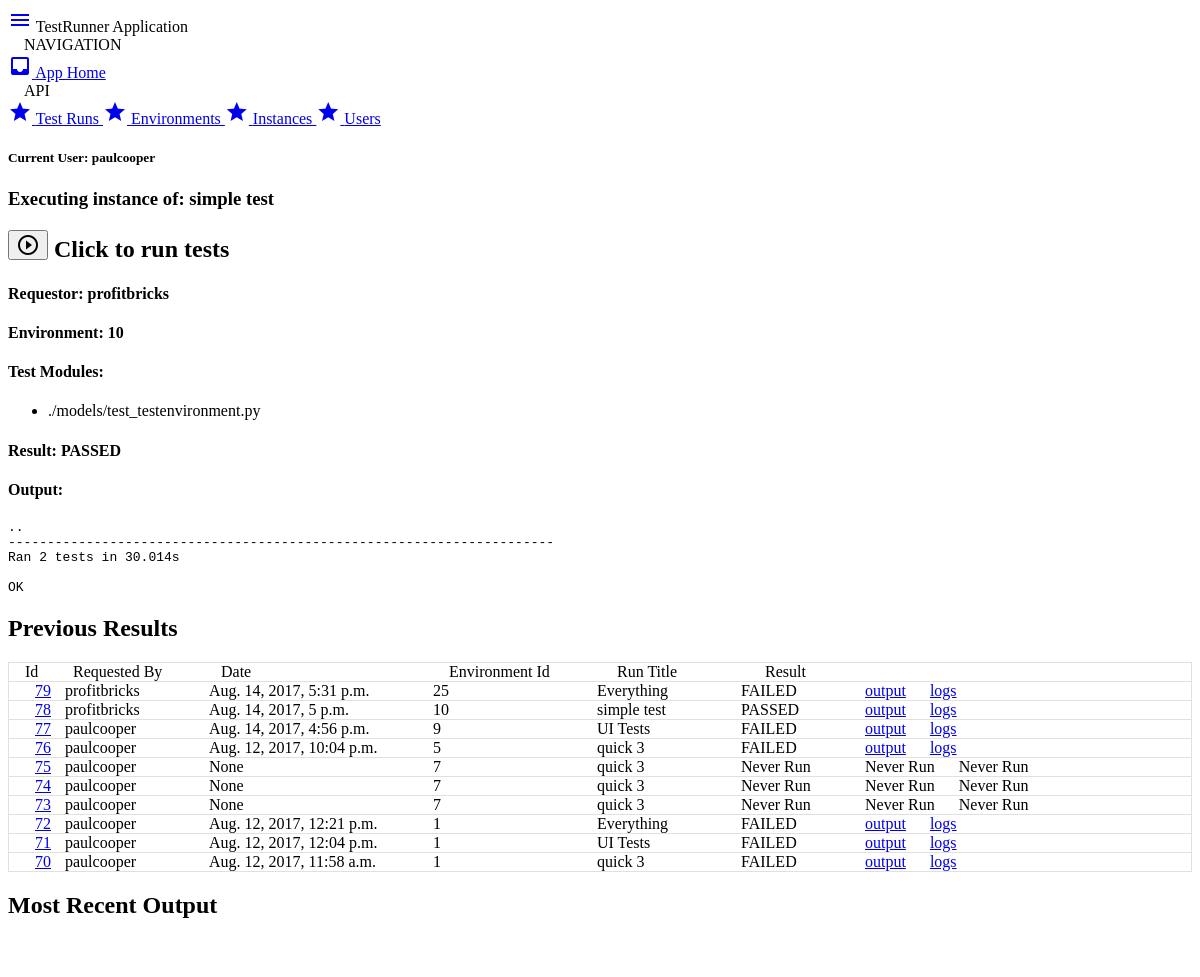
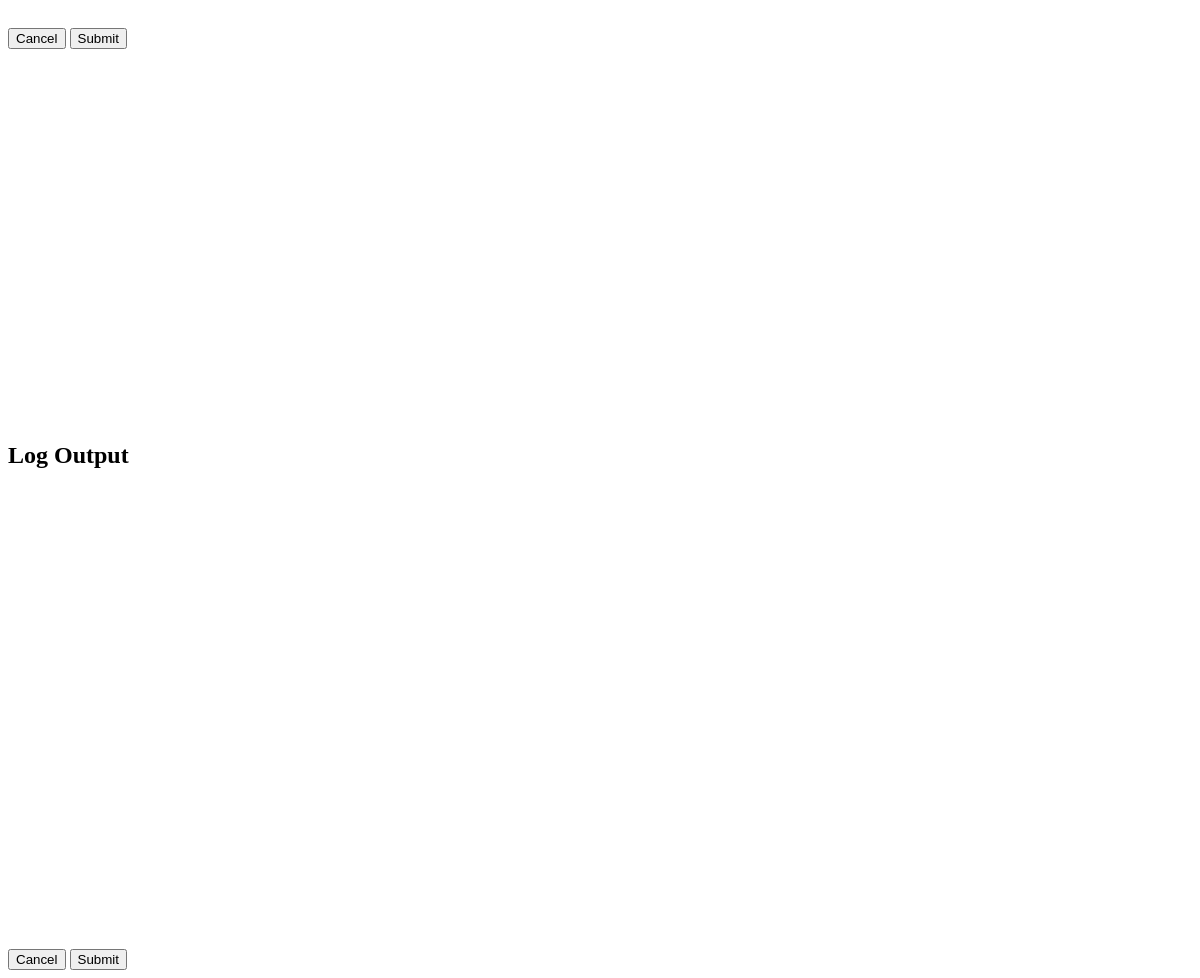
The app's page /run/78/ (signed in) with its own data (2 pictures, top to bottom).
### testrunner/models.py (models this page shows, shortened)
class TestRunInstance(models.Model):
    requested_by = models.ForeignKey('auth.User', blank=True, null=True)
    testrun = models.ForeignKey(TestRun)
    status = models.CharField(  choices=STATUS_CHOICES,
                                default="stopped",
                                max_length=20 )
    interface = models.CharField( choices=INTERFACE_CHOICES,
                                  default='ssh',
                                  max_length=20 )
    environment = models.ForeignKey(TestEnvironment)
    result = models.CharField(  choices=RESULT_CHOICES,
                                max_length=20,
                                null=True )
    output = models.CharField(max_length=65000, null=True)
    executed_on = models.DateTimeField(null=True)
    created_on = models.DateTimeField(default=datetime.now)
    class Meta:
        app_label = "testrunner"
        ordering = ('-created_on', 'executed_on')

class TestRun(models.Model):
    class Meta:
        app_label = "testrunner"
    name = models.CharField(max_length=100)
    description = models.CharField(max_length=200, null=True)
    modules = models.ManyToManyField(TestModule, blank=False)
    """
    The below attributes should only be set by the system after a child
    TestRunInstance completes
    """
    last_run = models.DateTimeField(null=True)
    last_result = models.CharField( choices=RESULT_CHOICES,
                                    max_length=20,
                                    null=True )
    created_by = models.ForeignKey( 'auth.User',
                                    related_name='testruns',
                                    on_delete=models.CASCADE,
                                    null=False )
    created_on = models.DateTimeField(default=datetime.now)

class TestEnvironment(models.Model):
    host = models.CharField(max_length=100, default='localhost')
    state = models.CharField(   choices=STATE_CHOICES,
                                max_length=20,
                                default='idle')
    class Meta:
        app_label = "testrunner"

class TestModule(models.Model):
    class Meta:
        app_label = "testrunner"
    path = models.CharField(max_length=100, unique=True)
    last_result = models.CharField(  choices=RESULT_CHOICES,
                                     max_length=20,
                                     null=True )

### testrunner/views.py (the view, shortened to what this page needs)
# urls.py: url(r'^run/(?P<pk>[0-9]+)/$', views.display_testruni, name="display-instance"),
@login_required
def display_testruni(request, pk):
    context = {}
    template = 'testrunner/display_testruni.html'
    testrun_instance = TestRunInstance.objects.filter(id=pk)[0]
    modules = testrun_instance.testrun.modules.all()
    testruns = TestRunInstance.objects.all()
    context.update({
        'testrun_current': testrun_instance,
        'modules': modules,
        'testruns': testruns,
    })
    return render(request, template, context)

### testrunner/templates/testrunner/display_testruni.html
{% extends "base.html" %}
{% load widget_tweaks %}
{% block pagetitle %}
TestRunner Application
{% endblock %}
{% block testrun %}
{% if testrun_current %}
  {% include "testrunner/run_instance.html" with testrun_current=testrun_current modules=modules %}
{% endif %}
{% endblock %}
{% block display %}
{% include "testrunner/previous.html" with testruns=testruns %}
{% endblock %}

### testrunner/templates/base.html (shortened to what this page needs)
{% load static %}
<!DOCTYPE html>
<html class="mdc-typography">
  <head>
    <link
      rel="stylesheet"
      href="https://unpkg.com/material-components-web@latest/dist/material-components-web.min.css">
  </head>
  <body>
    <header class="mdc-toolbar mdc-toolbar--fixed">
      <div class="mdc-toolbar__row">
        <section class="mdc-toolbar__section mdc-toolbar__section--align-start">
          <span class="menu-show">
            <a href="#" class="mdc-toolbar__icon--menu mdc-ripple-surface"
              aria-label="Click to show the navigation menu"
              aria-controls="testrunner-nav-menu"
              data-mdc-auto-init="MDCRipple"
              data-mdc-ripple-is-unbounded>
              <i class="material-icons">menu</i></a>
          </span>
          <span class="mdc-toolbar__title">
            {% block pagetitle %}{% endblock %}</span>
        </section>
      </div>
    </header>
    <aside class="mdc-temporary-drawer mdc-typography">
      <nav class="mdc-temporary-drawer__drawer">
        <header class="mdc-temporary-drawer__header">
          <div class="mdc-temporary-drawer__header-content">
            Navigation
          </div>
        </header>
        <nav class="mdc-temporary-drawer__content mdc-list">
          <a class="mdc-list-item mdc-temporary-drawer--selected" href="/">
            <i class="material-icons mdc-list-item__start-detail" aria-hidden="true">inbox</i>
            App Home
          </a>
        </nav>
        <header class="mdc-temporary-drawer__header">
          <div class="mdc-temporary-drawer__header-content">
            API
          </div>
        </header>
        <nav class="mdc-temporary-drawer__content mdc-list">
          <a class="mdc-list-item" href="{% url 'api-testruns' %}">
            <i class="material-icons mdc-list-item__start-detail" aria-hidden="true">star</i>
            Test Runs
          </a>
          <a class="mdc-list-item" href="{% url 'api-envs' %}">
            <i class="material-icons mdc-list-item__start-detail" aria-hidden="true">star</i>
            Environments
          </a>
          <a class="mdc-list-item" href="{% url 'api-instances' %}">
            <i class="material-icons mdc-list-item__start-detail" aria-hidden="true">star</i>
            Instances
          </a>
          <a class="mdc-list-item" href="{% url 'api-users' %}">
            <i class="material-icons mdc-list-item__start-detail" aria-hidden="true">star</i>
            Users
          </a>
        </nav>
      </nav>
    </aside>
    <main class="mdc-toolbar-fixed-adjust">
      <section class="tr-section__user">
        <h5>Current User: {{ user }}</h5>
      </section>
      <div class="mdc-card tr-form-card">
        <section class="mdc-card__primary">
          {% block testrun %}
          {% endblock %}
        </section>
      </div>
      <div class="mdc-card">
        <section class="mdc-card__primary">
          {% block display %}
          {% endblock %}
        </section>
      </div>
    </main>
    {% load static %}
  </body>
</html>

### testrunner/templates/testrunner/run_instance.html (shortened to what this page needs)
<section id="test-execution-section">
  <h3 class="mdc-typography--headline">
    Executing instance of: {{ testrun_current.testrun.name }}
  </h3>
  <h2 class="mdc-typography--title">
    <button class="mdc-fab mdc-fab--mini mdc-fab--plain material-icons" aria-label="Execute" data-mdc-auto-init="MDCRipple" id="test-exec-start">
      <span class="mdc-fab__icon">
      </span>
    </button>
    <span class="mdc-typography--caption">
      Click to run tests
    </span>
  </h2>
  <h4 class="mdc-typography--subheading1">Requestor:
    <span>{{ testrun_current.requested_by.username }}</span>
  </h4>
  <h4 class="mdc-typography--subheading1">Environment:
    <span id="env_id">{{ testrun_current.environment.id }}</span>
  </h4>
  <h4 class="mdc-typography--subheading1">Test Modules:</h4>
  <ul class="mdc-list mdc-list--dense" style="max-width:400px">
    {% for mod in modules %}
    <li class="mdc-list-item" id="test-module--{{mod.id}}">
      {{ mod.path }}
    </li>
    {% endfor %}
  </ul>
  {% if testrun_current.result %}
  <h4 class="mdc-typography--subheading1">Result: {{testrun_current.result}}</h4>
  {% endif %}
  {% if testrun_current.output %}
  <h4 class="mdc-typography--subheading1">Output: </h4>
  <pre>{{ testrun_current.output }}</pre>
  {% endif %}
</section>

### testrunner/templates/testrunner/previous.html (shortened to what this page needs)
<header>
  <h2 class="mdc-dialog__header__title">
    Previous Results
  </h2>
</header>
<section>
    <ul class="mdc-list bordered-list">
      <li class="mdc-list-item">
          <span class="mdc-grid-tile__title prev-list-col-1" style="min-width:44px;">Id</span>
          <span class="mdc-grid-tile__title prev-list-col-2" style="min-width:144px;">Requested By</span>
          <span class="mdc-grid-tile__title prev-list-col-3" style="min-width:224px;">Date </span>
          <span class="mdc-grid-tile__title prev-list-col-4" style="min-width:164px;">Environment Id</span>
          <span class="mdc-grid-tile__title prev-list-col-5" style="min-width:144px;">Run Title</span>
          <span class="mdc-grid-tile__title prev-list-col-6">Result</span>
      </li>
      {% for run in testruns %}
      <li class="mdc-list-item" id="list-previous-instances">
        <span class="prev-list-col-1"><a href="{% url 'display-instance' run.id %}">{{ run.id }}</a>
        <span class="prev-list-col-2">{{ run.requested_by.username }}</span>
        <span class="prev-list-col-3">{{ run.executed_on }}</span>
        <span class="prev-list-col-4">{{ run.environment.id }}</span>
        <span class="prev-list-col-5">{{ run.testrun.name }}</span>
        <span class="prev-list-col-6">{% if run.result %} {{run.result}} {% else %} Never Run {% endif %}</span>
        <span class="prev-list-col-7">
          {% if run.output %} <a href="#" id="show-output-{{ run.id }}" onclick="load_output({{run.id}});">output</a> {% else %} Never Run {% endif %}
        </span>
        <span class="prev-list-col-8">
          {% if run.result %} <a href="#" id="show-logs-{{ run.id }}" onclick="load_logs({{run.id}});">logs</a> {% else %} Never Run {% endif %}
        </span>
      </li>
      {% endfor %}
    </ul>
</section>
{% include "testrunner/modals/testoutput.html" with trform=trform files=files %}
{% include "testrunner/modals/testlogs.html" with teform=teform %}

### testrunner/templates/base.html (style rules this page uses)
.mdc-temporary-drawer__header { text-transform: uppercase; padding-left: 16px; }
.bordered-list { padding-right: 0; padding-left: 0; }
.bordered-list .mdc-list-item { padding: 0 16px; border: 1px solid rgba(0, 0, 0, .12); }
.bordered-list .mdc-list-item:not(:first-child) { border-top: none; }
#list-previous-instances span { margin:0 10px; }
.mdc-list-item span { display: inline-block; }
.prev-list-col-1 { min-width: 28px; }
.prev-list-col-2 { min-width: 120px; }
.prev-list-col-3 { min-width: 200px; }
.prev-list-col-4 { min-width: 140px; }
.prev-list-col-5 { min-width: 120px; }
.prev-list-col-6 { min-width: 100px; }

### records on screen
TestRunInstance: testrun.name "simple test", requested_by.username "profitbricks", environment.id "10", result "PASSED", output ".. ---------------------------------------------------------------------- Ran 2 tests in 30.014s OK", id "78", executed_on "Aug. 14, 2017, 5 p.m."
TestModule: path "./models/test_testenvironment.py"
TestRunInstance: id "79", requested_by.username "profitbricks", executed_on "Aug. 14, 2017, 5:31 p.m.", environment.id "25", testrun.name "Everything", result "FAILED"
TestRunInstance: id "77", requested_by.username "paulcooper", executed_on "Aug. 14, 2017, 4:56 p.m.", environment.id "9", testrun.name "UI Tests", result "FAILED"
TestRunInstance: id "76", requested_by.username "paulcooper", executed_on "Aug. 12, 2017, 10:04 p.m.", environment.id "5", testrun.name "quick 3", result "FAILED"
TestRunInstance: id "75", requested_by.username "paulcooper", executed_on "None", environment.id "7", testrun.name "quick 3", shows "Never Run"
TestRunInstance: id "74", requested_by.username "paulcooper", executed_on "None", environment.id "7", testrun.name "quick 3", shows "Never Run"
TestRunInstance: id "73", requested_by.username "paulcooper", executed_on "None", environment.id "7", testrun.name "quick 3", shows "Never Run"
TestRunInstance: id "72", requested_by.username "paulcooper", executed_on "Aug. 12, 2017, 12:21 p.m.", environment.id "1", testrun.name "Everything", result "FAILED"
TestRunInstance: id "71", requested_by.username "paulcooper", executed_on "Aug. 12, 2017, 12:04 p.m.", environment.id "1", testrun.name "UI Tests", result "FAILED"
TestRunInstance: id "70", requested_by.username "paulcooper", executed_on "Aug. 12, 2017, 11:58 a.m.", environment.id "1", testrun.name "quick 3", result "FAILED"

### other values on screen
{{ user }} "paulcooper"
